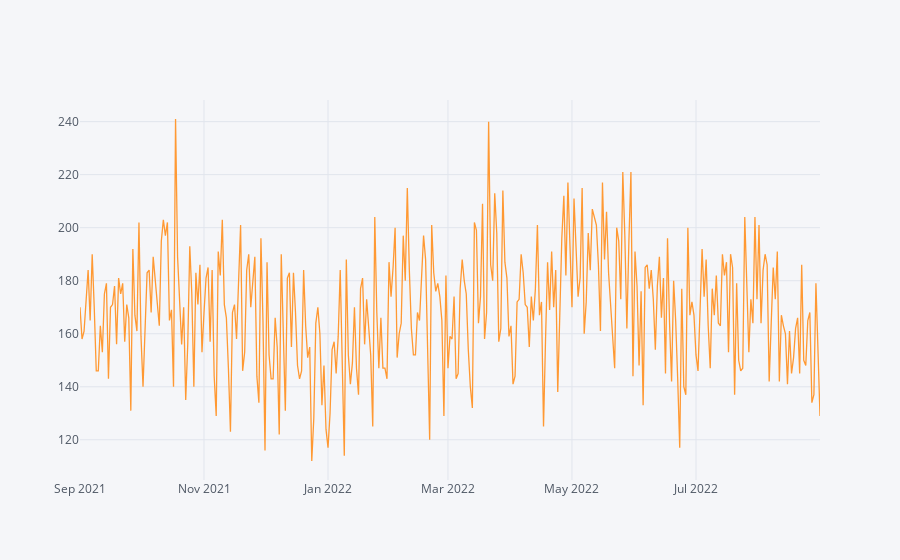

Here is the notebook cell this chart was saved with:
### Code cell
amarelos_adm.iplot(kind='scatter', x='DTA_ADMISSAO', y='URG_EPISODIO')

### Figure 1 — Plotly figure (JSON) as saved in the notebook; plotly's stock layout.template omitted (floating-point values rounded to 4 significant figures; data arrays with more than 128 entries replaced by an {"elided": "..."} marker saying what was removed)
{"data": [{"line": {"color": "rgba(255, 153, 51, 1.0)", "dash": "solid", "shape": "linear", "width": 1.3}, "mode": "lines", "name": "URG_EPISODIO", "text": "", "type": "scatter", "x": {"elided": "365 str values"}, "y": {"elided": "365 int values"}}], "layout": {"legend": {"bgcolor": "#F5F6F9", "font": {"color": "#4D5663"}}, "paper_bgcolor": "#F5F6F9", "plot_bgcolor": "#F5F6F9", "title": {"font": {"color": "#4D5663"}}, "xaxis": {"gridcolor": "#E1E5ED", "showgrid": true, "tickfont": {"color": "#4D5663"}, "title": {"font": {"color": "#4D5663"}, "text": ""}, "zerolinecolor": "#E1E5ED"}, "yaxis": {"gridcolor": "#E1E5ED", "showgrid": true, "tickfont": {"color": "#4D5663"}, "title": {"font": {"color": "#4D5663"}, "text": ""}, "zerolinecolor": "#E1E5ED"}}}
